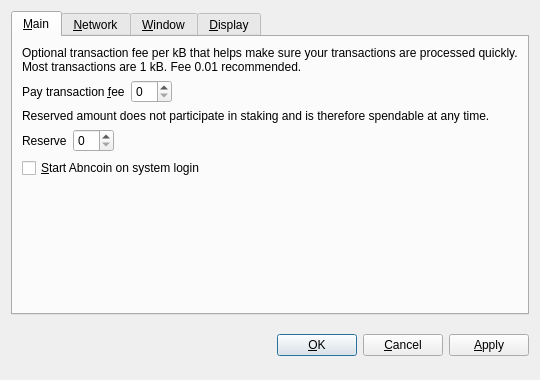
<?xml version="1.0" encoding="UTF-8"?>
<ui version="4.0">
 <class>OptionsDialog</class>
 <widget class="QDialog" name="OptionsDialog">
  <property name="geometry">
   <rect>
    <x>0</x>
    <y>0</y>
    <width>540</width>
    <height>380</height>
   </rect>
  </property>
  <property name="windowTitle">
   <string>Options</string>
  </property>
  <property name="modal">
   <bool>true</bool>
  </property>
  <layout class="QVBoxLayout" name="verticalLayout">
   <item>
    <widget class="QTabWidget" name="tabWidget">
     <property name="tabPosition">
      <enum>QTabWidget::North</enum>
     </property>
     <property name="currentIndex">
      <number>0</number>
     </property>
     <widget class="QWidget" name="tabMain">
      <attribute name="title">
       <string>&amp;Main</string>
      </attribute>
      <layout class="QVBoxLayout" name="verticalLayout_Main">
       <item>
        <widget class="QLabel" name="transactionFeeInfoLabel">
         <property name="text">
          <string>Optional transaction fee per kB that helps make sure your transactions are processed quickly. Most transactions are 1 kB. Fee 0.01 recommended.</string>
         </property>
         <property name="textFormat">
          <enum>Qt::PlainText</enum>
         </property>
         <property name="wordWrap">
          <bool>true</bool>
         </property>
        </widget>
       </item>
       <item>
        <layout class="QHBoxLayout" name="horizontalLayoutFee">
         <item>
          <widget class="QLabel" name="transactionFeeLabel">
           <property name="text">
            <string>Pay transaction &amp;fee</string>
           </property>
           <property name="textFormat">
            <enum>Qt::PlainText</enum>
           </property>
           <property name="buddy">
            <cstring>transactionFee</cstring>
           </property>
          </widget>
         </item>
         <item>
          <widget class="BitcoinAmountField" name="transactionFee"/>
         </item>
         <item>
          <spacer name="horizontalSpacerFee">
           <property name="orientation">
            <enum>Qt::Horizontal</enum>
           </property>
           <property name="sizeHint" stdset="0">
            <size>
             <width>40</width>
             <height>20</height>
            </size>
           </property>
          </spacer>
         </item>
        </layout>
       </item>
       <item>
        <widget class="QLabel" name="reserveBalanceInfoLabel">
         <property name="text">
          <string>Reserved amount does not participate in staking and is therefore spendable at any time.</string>
         </property>
         <property name="textFormat">
          <enum>Qt::PlainText</enum>
         </property>
         <property name="wordWrap">
          <bool>true</bool>
         </property>
        </widget>
       </item>
       <item>
        <layout class="QHBoxLayout" name="horizontalLayoutReserveBalance">
         <item>
          <widget class="QLabel" name="reserveBalanceLabel">
           <property name="text">
            <string>Reserve</string>
           </property>
           <property name="textFormat">
            <enum>Qt::PlainText</enum>
           </property>
           <property name="buddy">
            <cstring>reserveBalance</cstring>
           </property>
          </widget>
         </item>
         <item>
          <widget class="BitcoinAmountField" name="reserveBalance"/>
         </item>
         <item>
          <spacer name="horizontalSpacerReserveBalance">
           <property name="orientation">
            <enum>Qt::Horizontal</enum>
           </property>
           <property name="sizeHint" stdset="0">
            <size>
             <width>40</width>
             <height>20</height>
            </size>
           </property>
          </spacer>
         </item>
        </layout>
       </item>
       <item>
        <widget class="QCheckBox" name="bitcoinAtStartup">
         <property name="toolTip">
          <string>Automatically start Abncoin after logging in to the system.</string>
         </property>
         <property name="text">
          <string>&amp;Start Abncoin on system login</string>
         </property>
        </widget>
       </item>
       <item>
        <spacer name="verticalSpacer_Main">
         <property name="orientation">
          <enum>Qt::Vertical</enum>
         </property>
         <property name="sizeHint" stdset="0">
          <size>
           <width>20</width>
           <height>40</height>
          </size>
         </property>
        </spacer>
       </item>
      </layout>
     </widget>
     <widget class="QWidget" name="tabNetwork">
      <attribute name="title">
       <string>&amp;Network</string>
      </attribute>
      <layout class="QVBoxLayout" name="verticalLayout_Network">
       <item>
        <widget class="QCheckBox" name="mapPortUpnp">
         <property name="toolTip">
          <string>Automatically open the Abncoin client port on the router. This only works when your router supports UPnP and it is enabled.</string>
         </property>
         <property name="text">
          <string>Map port using &amp;UPnP</string>
         </property>
        </widget>
       </item>
       <item>
        <widget class="QCheckBox" name="connectSocks">
         <property name="toolTip">
          <string>Connect to the Abncoin network through a SOCKS proxy (e.g. when connecting through Tor).</string>
         </property>
         <property name="text">
          <string>&amp;Connect through SOCKS proxy:</string>
         </property>
        </widget>
       </item>
       <item>
        <layout class="QHBoxLayout" name="horizontalLayout_Network">
         <item>
          <widget class="QLabel" name="proxyIpLabel">
           <property name="text">
            <string>Proxy &amp;IP:</string>
           </property>
           <property name="textFormat">
            <enum>Qt::PlainText</enum>
           </property>
           <property name="buddy">
            <cstring>proxyIp</cstring>
           </property>
          </widget>
         </item>
         <item>
          <widget class="QValidatedLineEdit" name="proxyIp">
           <property name="maximumSize">
            <size>
             <width>140</width>
             <height>16777215</height>
            </size>
           </property>
           <property name="toolTip">
            <string>IP address of the proxy (e.g. 127.0.0.1)</string>
           </property>
          </widget>
         </item>
         <item>
          <widget class="QLabel" name="proxyPortLabel">
           <property name="text">
            <string>&amp;Port:</string>
           </property>
           <property name="textFormat">
            <enum>Qt::PlainText</enum>
           </property>
           <property name="buddy">
            <cstring>proxyPort</cstring>
           </property>
          </widget>
         </item>
         <item>
          <widget class="QLineEdit" name="proxyPort">
           <property name="maximumSize">
            <size>
             <width>55</width>
             <height>16777215</height>
            </size>
           </property>
           <property name="toolTip">
            <string>Port of the proxy (e.g. 9050)</string>
           </property>
          </widget>
         </item>
         <item>
          <widget class="QLabel" name="socksVersionLabel">
           <property name="text">
            <string>SOCKS &amp;Version:</string>
           </property>
           <property name="textFormat">
            <enum>Qt::PlainText</enum>
           </property>
           <property name="buddy">
            <cstring>socksVersion</cstring>
           </property>
          </widget>
         </item>
         <item>
          <widget class="QValueComboBox" name="socksVersion">
           <property name="toolTip">
            <string>SOCKS version of the proxy (e.g. 5)</string>
           </property>
          </widget>
         </item>
         <item>
          <spacer name="horizontalSpacer_Network">
           <property name="orientation">
            <enum>Qt::Horizontal</enum>
           </property>
           <property name="sizeHint" stdset="0">
            <size>
             <width>40</width>
             <height>20</height>
            </size>
           </property>
          </spacer>
         </item>
        </layout>
       </item>
       <item>
        <spacer name="verticalSpacer_Network">
         <property name="orientation">
          <enum>Qt::Vertical</enum>
         </property>
         <property name="sizeHint" stdset="0">
          <size>
           <width>20</width>
           <height>40</height>
          </size>
         </property>
        </spacer>
       </item>
      </layout>
     </widget>
     <widget class="QWidget" name="tabWindow">
      <attribute name="title">
       <string>&amp;Window</string>
      </attribute>
      <layout class="QVBoxLayout" name="verticalLayout_Window">
       <item>
        <widget class="QCheckBox" name="minimizeToTray">
         <property name="toolTip">
          <string>Show only a tray icon after minimizing the window.</string>
         </property>
         <property name="text">
          <string>&amp;Minimize to the tray instead of the taskbar</string>
         </property>
        </widget>
       </item>
       <item>
        <widget class="QCheckBox" name="minimizeOnClose">
         <property name="toolTip">
          <string>Minimize instead of exit the application when the window is closed. When this option is enabled, the application will be closed only after selecting Quit in the menu.</string>
         </property>
         <property name="text">
          <string>M&amp;inimize on close</string>
         </property>
        </widget>
       </item>
       <item>
        <spacer name="verticalSpacer_Window">
         <property name="orientation">
          <enum>Qt::Vertical</enum>
         </property>
         <property name="sizeHint" stdset="0">
          <size>
           <width>20</width>
           <height>40</height>
          </size>
         </property>
        </spacer>
       </item>
      </layout>
     </widget>
     <widget class="QWidget" name="tabDisplay">
      <attribute name="title">
       <string>&amp;Display</string>
      </attribute>
      <layout class="QVBoxLayout" name="verticalLayout_Display">
       <item>
        <layout class="QHBoxLayout" name="horizontalLayout_1_Display">
         <item>
          <widget class="QLabel" name="langLabel">
           <property name="text">
            <string>User Interface &amp;language:</string>
           </property>
           <property name="textFormat">
            <enum>Qt::PlainText</enum>
           </property>
           <property name="buddy">
            <cstring>lang</cstring>
           </property>
          </widget>
         </item>
         <item>
          <widget class="QValueComboBox" name="lang">
           <property name="toolTip">
            <string>The user interface language can be set here. This setting will take effect after restarting Abncoin.</string>
           </property>
          </widget>
         </item>
        </layout>
       </item>
       <item>
        <layout class="QHBoxLayout" name="horizontalLayout_2_Display">
         <item>
          <widget class="QLabel" name="unitLabel">
           <property name="text">
            <string>&amp;Unit to show amounts in:</string>
           </property>
           <property name="textFormat">
            <enum>Qt::PlainText</enum>
           </property>
           <property name="buddy">
            <cstring>unit</cstring>
           </property>
          </widget>
         </item>
         <item>
          <widget class="QValueComboBox" name="unit">
           <property name="toolTip">
            <string>Choose the default subdivision unit to show in the interface and when sending coins.</string>
           </property>
          </widget>
         </item>
        </layout>
       </item>
       <item>
        <widget class="QCheckBox" name="displayAddresses">
         <property name="toolTip">
          <string>Whether to show Abncoin addresses in the transaction list or not.</string>
         </property>
         <property name="text">
          <string>&amp;Display addresses in transaction list</string>
         </property>
        </widget>
       </item>
       <item>
        <widget class="QCheckBox" name="coinControlFeatures">
         <property name="toolTip">
          <string>Whether to show coin control features or not.</string>
         </property>
         <property name="text">
          <string>Display coin &amp;control features (experts only!)</string>
         </property>
        </widget>
       </item>
       <item>
        <spacer name="verticalSpacer_Display">
         <property name="orientation">
          <enum>Qt::Vertical</enum>
         </property>
         <property name="sizeHint" stdset="0">
          <size>
           <width>20</width>
           <height>40</height>
          </size>
         </property>
        </spacer>
       </item>
      </layout>
     </widget>
    </widget>
   </item>
   <item>
    <layout class="QHBoxLayout" name="horizontalLayout_Buttons">
     <item>
      <spacer name="horizontalSpacer_1">
       <property name="orientation">
        <enum>Qt::Horizontal</enum>
       </property>
       <property name="sizeHint" stdset="0">
        <size>
         <width>40</width>
         <height>48</height>
        </size>
       </property>
      </spacer>
     </item>
     <item>
      <widget class="QLabel" name="statusLabel">
       <property name="font">
        <font>
         <weight>75</weight>
         <bold>true</bold>
        </font>
       </property>
       <property name="text">
        <string/>
       </property>
       <property name="textFormat">
        <enum>Qt::PlainText</enum>
       </property>
       <property name="wordWrap">
        <bool>true</bool>
       </property>
      </widget>
     </item>
     <item>
      <spacer name="horizontalSpacer_2">
       <property name="orientation">
        <enum>Qt::Horizontal</enum>
       </property>
       <property name="sizeHint" stdset="0">
        <size>
         <width>40</width>
         <height>48</height>
        </size>
       </property>
      </spacer>
     </item>
     <item>
      <widget class="QPushButton" name="okButton">
       <property name="text">
        <string>&amp;OK</string>
       </property>
      </widget>
     </item>
     <item>
      <widget class="QPushButton" name="cancelButton">
       <property name="text">
        <string>&amp;Cancel</string>
       </property>
       <property name="autoDefault">
        <bool>false</bool>
       </property>
      </widget>
     </item>
     <item>
      <widget class="QPushButton" name="applyButton">
       <property name="text">
        <string>&amp;Apply</string>
       </property>
       <property name="autoDefault">
        <bool>false</bool>
       </property>
      </widget>
     </item>
    </layout>
   </item>
  </layout>
 </widget>
 <customwidgets>
  <customwidget>
   <class>BitcoinAmountField</class>
   <extends>QSpinBox</extends>
   <header>bitcoinamountfield.h</header>
  </customwidget>
  <customwidget>
   <class>QValueComboBox</class>
   <extends>QComboBox</extends>
   <header>qvaluecombobox.h</header>
  </customwidget>
  <customwidget>
   <class>QValidatedLineEdit</class>
   <extends>QLineEdit</extends>
   <header>qvalidatedlineedit.h</header>
  </customwidget>
 </customwidgets>
 <resources/>
 <connections/>
</ui>
